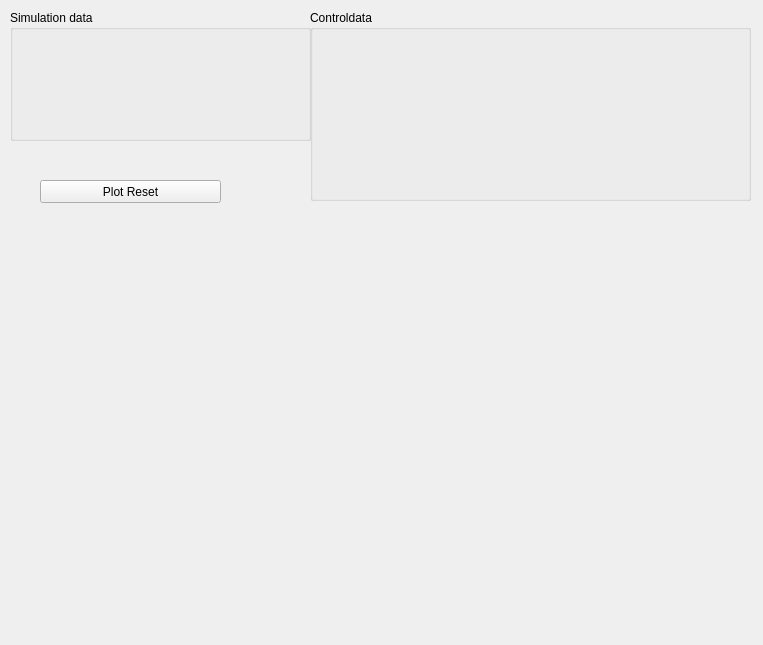
<?xml version="1.0" encoding="UTF-8"?>
<ui version="4.0">
 <class>MainWindow</class>
 <widget class="QMainWindow" name="MainWindow">
  <property name="geometry">
   <rect>
    <x>0</x>
    <y>0</y>
    <width>763</width>
    <height>645</height>
   </rect>
  </property>
  <property name="windowTitle">
   <string>MainWindow</string>
  </property>
  <widget class="QWidget" name="centralwidget">
   <widget class="caCartesianPlot" name="cacartesianplot">
    <property name="geometry">
     <rect>
      <x>40</x>
      <y>230</y>
      <width>441</width>
      <height>281</height>
     </rect>
    </property>
    <property name="channels_1" stdset="0">
     <string>;simul</string>
    </property>
    <property name="symbol_1">
     <enum>caCartesianPlot::Diamond</enum>
    </property>
    <property name="color_1">
     <color>
      <red>29</red>
      <green>159</green>
      <blue>20</blue>
     </color>
    </property>
    <property name="LegendEnabled">
     <bool>true</bool>
    </property>
   </widget>
   <widget class="caCalc" name="cacalc">
    <property name="geometry">
     <rect>
      <x>100</x>
      <y>550</y>
      <width>70</width>
      <height>20</height>
     </rect>
    </property>
    <property name="variable">
     <string notr="true">scrollmax</string>
    </property>
    <property name="initialValue">
     <double>50.000000000000000</double>
    </property>
    <property name="eventSignal">
     <enum>caCalc::onAnyChange</enum>
    </property>
   </widget>
   <widget class="caSlider" name="caslider">
    <property name="geometry">
     <rect>
      <x>180</x>
      <y>550</y>
      <width>241</width>
      <height>20</height>
     </rect>
    </property>
    <property name="upperBound">
     <double>50.000000000000000</double>
    </property>
    <property name="totalSteps">
     <UInt>50</UInt>
    </property>
    <property name="channel" stdset="0">
     <string notr="true">scrollmax</string>
    </property>
    <property name="direction">
     <enum>caSlider::Right</enum>
    </property>
    <property name="highLimitMode">
     <enum>caSlider::User</enum>
    </property>
    <property name="maxValue">
     <double>50.000000000000000</double>
    </property>
    <property name="lowLimitMode">
     <enum>caSlider::User</enum>
    </property>
    <property name="minValue">
     <double>0.000000000000000</double>
    </property>
    <property name="value" stdset="0">
     <double>30.000000000000000</double>
    </property>
   </widget>
   <widget class="caCalc" name="cacalc_7">
    <property name="geometry">
     <rect>
      <x>100</x>
      <y>580</y>
      <width>70</width>
      <height>20</height>
     </rect>
    </property>
    <property name="variable">
     <string notr="true">scrollmin</string>
    </property>
    <property name="initialValue">
     <double>0.000000000000000</double>
    </property>
    <property name="eventSignal">
     <enum>caCalc::onAnyChange</enum>
    </property>
   </widget>
   <widget class="caSlider" name="caslider_2">
    <property name="geometry">
     <rect>
      <x>180</x>
      <y>580</y>
      <width>241</width>
      <height>20</height>
     </rect>
    </property>
    <property name="upperBound">
     <double>50.000000000000000</double>
    </property>
    <property name="totalSteps">
     <UInt>50</UInt>
    </property>
    <property name="channel" stdset="0">
     <string notr="true">scrollmin</string>
    </property>
    <property name="direction">
     <enum>caSlider::Right</enum>
    </property>
    <property name="highLimitMode">
     <enum>caSlider::User</enum>
    </property>
    <property name="maxValue">
     <double>50.000000000000000</double>
    </property>
    <property name="lowLimitMode">
     <enum>caSlider::User</enum>
    </property>
    <property name="minValue">
     <double>0.000000000000000</double>
    </property>
   </widget>
   <widget class="caSlider" name="caslider_4">
    <property name="geometry">
     <rect>
      <x>570</x>
      <y>258</y>
      <width>21</width>
      <height>231</height>
     </rect>
    </property>
    <property name="upperBound">
     <double>0.000000000000000</double>
    </property>
    <property name="totalSteps">
     <UInt>50</UInt>
    </property>
    <property name="channel" stdset="0">
     <string notr="true">scrollminy</string>
    </property>
    <property name="direction">
     <enum>caSlider::Down</enum>
    </property>
    <property name="highLimitMode">
     <enum>caSlider::User</enum>
    </property>
    <property name="maxValue">
     <double>5.000000000000000</double>
    </property>
    <property name="lowLimitMode">
     <enum>caSlider::User</enum>
    </property>
    <property name="minValue">
     <double>0.000000000000000</double>
    </property>
   </widget>
   <widget class="caSlider" name="caslider_5">
    <property name="geometry">
     <rect>
      <x>600</x>
      <y>258</y>
      <width>21</width>
      <height>231</height>
     </rect>
    </property>
    <property name="upperBound">
     <double>0.000000000000000</double>
    </property>
    <property name="totalSteps">
     <UInt>50</UInt>
    </property>
    <property name="channel" stdset="0">
     <string notr="true">scrollmaxy</string>
    </property>
    <property name="direction">
     <enum>caSlider::Down</enum>
    </property>
    <property name="highLimitMode">
     <enum>caSlider::User</enum>
    </property>
    <property name="maxValue">
     <double>5.000000000000000</double>
    </property>
    <property name="lowLimitMode">
     <enum>caSlider::User</enum>
    </property>
    <property name="minValue">
     <double>0.000000000000000</double>
    </property>
    <property name="value" stdset="0">
     <double>5.000000000000000</double>
    </property>
   </widget>
   <widget class="caCalc" name="cacalc_8">
    <property name="geometry">
     <rect>
      <x>600</x>
      <y>230</y>
      <width>70</width>
      <height>20</height>
     </rect>
    </property>
    <property name="variable">
     <string notr="true">scrollmaxy</string>
    </property>
    <property name="initialValue">
     <double>5.000000000000000</double>
    </property>
    <property name="eventSignal">
     <enum>caCalc::onAnyChange</enum>
    </property>
   </widget>
   <widget class="caCalc" name="cacalc_9">
    <property name="geometry">
     <rect>
      <x>520</x>
      <y>230</y>
      <width>70</width>
      <height>20</height>
     </rect>
    </property>
    <property name="variable">
     <string notr="true">scrollminy</string>
    </property>
    <property name="initialValue">
     <double>0.000000000000000</double>
    </property>
    <property name="eventSignal">
     <enum>caCalc::onAnyChange</enum>
    </property>
   </widget>
   <widget class="QPushButton" name="pushButton">
    <property name="geometry">
     <rect>
      <x>40</x>
      <y>180</y>
      <width>181</width>
      <height>23</height>
     </rect>
    </property>
    <property name="text">
     <string>Plot Reset</string>
    </property>
   </widget>
   <widget class="QGroupBox" name="groupBox">
    <property name="geometry">
     <rect>
      <x>10</x>
      <y>10</y>
      <width>301</width>
      <height>131</height>
     </rect>
    </property>
    <property name="title">
     <string>Simulation data</string>
    </property>
    <widget class="caCalc" name="cacalc_6">
     <property name="geometry">
      <rect>
       <x>90</x>
       <y>90</y>
       <width>70</width>
       <height>20</height>
      </rect>
     </property>
     <property name="variable">
      <string notr="true">v4</string>
     </property>
     <property name="initialValue">
      <double>4.000000000000000</double>
     </property>
    </widget>
    <widget class="caCalc" name="cacalc_5">
     <property name="geometry">
      <rect>
       <x>90</x>
       <y>60</y>
       <width>70</width>
       <height>20</height>
      </rect>
     </property>
     <property name="variable">
      <string notr="true">v3</string>
     </property>
     <property name="initialValue">
      <double>3.000000000000000</double>
     </property>
    </widget>
    <widget class="caCalc" name="cacalc_2">
     <property name="geometry">
      <rect>
       <x>10</x>
       <y>30</y>
       <width>70</width>
       <height>20</height>
      </rect>
     </property>
     <property name="variable">
      <string notr="true">simul</string>
     </property>
     <property name="variableType">
      <enum>caCalc::vector</enum>
     </property>
     <property name="channels" stdset="0">
      <string>v1;v1;v2;v2;v1;v1;v3;v3;v3;v3;v1;v1;v1;v4;v4;v4;v1;v1;v1;v1;v1;v1;v4;v4;v4;v4;v4</string>
     </property>
    </widget>
    <widget class="caCalc" name="cacalc_4">
     <property name="geometry">
      <rect>
       <x>10</x>
       <y>90</y>
       <width>70</width>
       <height>20</height>
      </rect>
     </property>
     <property name="variable">
      <string notr="true">v2</string>
     </property>
     <property name="calc">
      <string notr="true">A&gt;10?2:A+1</string>
     </property>
     <property name="channel" stdset="0">
      <string notr="true">v2</string>
     </property>
     <property name="initialValue">
      <double>2.000000000000000</double>
     </property>
    </widget>
    <widget class="caCalc" name="cacalc_3">
     <property name="geometry">
      <rect>
       <x>10</x>
       <y>60</y>
       <width>70</width>
       <height>20</height>
      </rect>
     </property>
     <property name="variable">
      <string notr="true">v1</string>
     </property>
     <property name="initialValue">
      <double>1.000000000000000</double>
     </property>
    </widget>
   </widget>
   <widget class="QGroupBox" name="groupBox_2">
    <property name="geometry">
     <rect>
      <x>310</x>
      <y>10</y>
      <width>441</width>
      <height>191</height>
     </rect>
    </property>
    <property name="title">
     <string>Controldata</string>
    </property>
    <widget class="caCalc" name="cacalc_13">
     <property name="geometry">
      <rect>
       <x>10</x>
       <y>100</y>
       <width>70</width>
       <height>20</height>
      </rect>
     </property>
     <property name="variable">
      <string notr="true">cart_ymax</string>
     </property>
     <property name="eventSignal">
      <enum>caCalc::Never</enum>
     </property>
    </widget>
    <widget class="caCalc" name="cacalc_12">
     <property name="geometry">
      <rect>
       <x>100</x>
       <y>20</y>
       <width>70</width>
       <height>20</height>
      </rect>
     </property>
     <property name="variable">
      <string notr="true">cart_xmax_save</string>
     </property>
     <property name="calc">
      <string notr="true">B==-1?A:B</string>
     </property>
     <property name="channel" stdset="0">
      <string notr="true">cart_xmax</string>
     </property>
     <property name="channelB">
      <string notr="true">cart_xmax_save</string>
     </property>
     <property name="initialValue">
      <double>-1.000000000000000</double>
     </property>
     <property name="eventSignal">
      <enum>caCalc::Never</enum>
     </property>
    </widget>
    <widget class="caCalc" name="cacalc_10">
     <property name="geometry">
      <rect>
       <x>10</x>
       <y>20</y>
       <width>70</width>
       <height>20</height>
      </rect>
     </property>
     <property name="variable">
      <string notr="true">cart_xmax</string>
     </property>
     <property name="eventSignal">
      <enum>caCalc::Never</enum>
     </property>
    </widget>
    <widget class="caCalc" name="cacalc_11">
     <property name="geometry">
      <rect>
       <x>10</x>
       <y>60</y>
       <width>70</width>
       <height>20</height>
      </rect>
     </property>
    </widget>
    <widget class="caCartesianPlot" name="cacartesianplot_2">
     <property name="geometry">
      <rect>
       <x>190</x>
       <y>20</y>
       <width>241</width>
       <height>161</height>
      </rect>
     </property>
     <property name="channels_1" stdset="0">
      <string>;simul</string>
     </property>
     <property name="symbol_1">
      <enum>caCartesianPlot::Diamond</enum>
     </property>
     <property name="color_1">
      <color>
       <red>29</red>
       <green>159</green>
       <blue>20</blue>
      </color>
     </property>
     <property name="LegendEnabled">
      <bool>true</bool>
     </property>
    </widget>
   </widget>
  </widget>
 </widget>
 <customwidgets>
  <customwidget>
   <class>caSlider</class>
   <extends>QWidget</extends>
   <header>caSlider</header>
  </customwidget>
  <customwidget>
   <class>caCartesianPlot</class>
   <extends>QFrame</extends>
   <header>caCartesianPlot</header>
  </customwidget>
  <customwidget>
   <class>caCalc</class>
   <extends>QLabel</extends>
   <header>caCalc</header>
  </customwidget>
 </customwidgets>
 <resources/>
 <connections>
  <connection>
   <sender>cacalc</sender>
   <signal>emitSignal(double)</signal>
   <receiver>cacartesianplot</receiver>
   <slot>setMaxXResize(double)</slot>
   <hints>
    <hint type="sourcelabel">
     <x>139</x>
     <y>561</y>
    </hint>
    <hint type="destinationlabel">
     <x>292</x>
     <y>354</y>
    </hint>
   </hints>
  </connection>
  <connection>
   <sender>cacalc_7</sender>
   <signal>emitSignal(double)</signal>
   <receiver>cacartesianplot</receiver>
   <slot>setMinXResize(double)</slot>
   <hints>
    <hint type="sourcelabel">
     <x>122</x>
     <y>592</y>
    </hint>
    <hint type="destinationlabel">
     <x>235</x>
     <y>287</y>
    </hint>
   </hints>
  </connection>
  <connection>
   <sender>cacalc_9</sender>
   <signal>emitSignal(double)</signal>
   <receiver>cacartesianplot</receiver>
   <slot>setMinYResize(double)</slot>
   <hints>
    <hint type="sourcelabel">
     <x>571</x>
     <y>244</y>
    </hint>
    <hint type="destinationlabel">
     <x>405</x>
     <y>240</y>
    </hint>
   </hints>
  </connection>
  <connection>
   <sender>cacalc_8</sender>
   <signal>emitSignal(double)</signal>
   <receiver>cacartesianplot</receiver>
   <slot>setMaxYResize(double)</slot>
   <hints>
    <hint type="sourcelabel">
     <x>636</x>
     <y>244</y>
    </hint>
    <hint type="destinationlabel">
     <x>475</x>
     <y>296</y>
    </hint>
   </hints>
  </connection>
  <connection>
   <sender>cacartesianplot</sender>
   <signal>getAutoScaleXMax(double)</signal>
   <receiver>cacalc_10</receiver>
   <slot>setValue(double)</slot>
   <hints>
    <hint type="sourcelabel">
     <x>462</x>
     <y>236</y>
    </hint>
    <hint type="destinationlabel">
     <x>334</x>
     <y>42</y>
    </hint>
   </hints>
  </connection>
  <connection>
   <sender>cacartesianplot</sender>
   <signal>getAutoScaleXMin(double)</signal>
   <receiver>cacalc_11</receiver>
   <slot>setValue(double)</slot>
   <hints>
    <hint type="sourcelabel">
     <x>336</x>
     <y>285</y>
    </hint>
    <hint type="destinationlabel">
     <x>320</x>
     <y>84</y>
    </hint>
   </hints>
  </connection>
  <connection>
   <sender>pushButton</sender>
   <signal>clicked()</signal>
   <receiver>cacartesianplot</receiver>
   <slot>resetZoom()</slot>
   <hints>
    <hint type="sourcelabel">
     <x>82</x>
     <y>189</y>
    </hint>
    <hint type="destinationlabel">
     <x>259</x>
     <y>256</y>
    </hint>
   </hints>
  </connection>
  <connection>
   <sender>pushButton</sender>
   <signal>clicked()</signal>
   <receiver>cacartesianplot</receiver>
   <slot>triggerXAutoScale()</slot>
   <hints>
    <hint type="sourcelabel">
     <x>89</x>
     <y>192</y>
    </hint>
    <hint type="destinationlabel">
     <x>284</x>
     <y>265</y>
    </hint>
   </hints>
  </connection>
  <connection>
   <sender>pushButton</sender>
   <signal>clicked()</signal>
   <receiver>cacartesianplot</receiver>
   <slot>triggerYAutoScale()</slot>
   <hints>
    <hint type="sourcelabel">
     <x>56</x>
     <y>192</y>
    </hint>
    <hint type="destinationlabel">
     <x>282</x>
     <y>274</y>
    </hint>
   </hints>
  </connection>
  <connection>
   <sender>cacartesianplot</sender>
   <signal>getAutoScaleYMax(double)</signal>
   <receiver>cacalc_13</receiver>
   <slot>setValue(double)</slot>
   <hints>
    <hint type="sourcelabel">
     <x>353</x>
     <y>250</y>
    </hint>
    <hint type="destinationlabel">
     <x>333</x>
     <y>118</y>
    </hint>
   </hints>
  </connection>
  <connection>
   <sender>cacartesianplot</sender>
   <signal>getAutoScaleXMax(double)</signal>
   <receiver>caslider</receiver>
   <slot>set_Max_Value(double)</slot>
   <hints>
    <hint type="sourcelabel">
     <x>466</x>
     <y>427</y>
    </hint>
    <hint type="destinationlabel">
     <x>399</x>
     <y>562</y>
    </hint>
   </hints>
  </connection>
  <connection>
   <sender>cacartesianplot</sender>
   <signal>getAutoScaleYMax(double)</signal>
   <receiver>caslider_5</receiver>
   <slot>set_Max_Value(double)</slot>
   <hints>
    <hint type="sourcelabel">
     <x>412</x>
     <y>417</y>
    </hint>
    <hint type="destinationlabel">
     <x>616</x>
     <y>425</y>
    </hint>
   </hints>
  </connection>
  <connection>
   <sender>cacartesianplot</sender>
   <signal>getAutoScaleXMin(double)</signal>
   <receiver>caslider</receiver>
   <slot>set_Min_Value(double)</slot>
   <hints>
    <hint type="sourcelabel">
     <x>423</x>
     <y>418</y>
    </hint>
    <hint type="destinationlabel">
     <x>418</x>
     <y>557</y>
    </hint>
   </hints>
  </connection>
  <connection>
   <sender>cacartesianplot</sender>
   <signal>getAutoScaleXMax(double)</signal>
   <receiver>caslider_2</receiver>
   <slot>set_Max_Value(double)</slot>
   <hints>
    <hint type="sourcelabel">
     <x>310</x>
     <y>467</y>
    </hint>
    <hint type="destinationlabel">
     <x>415</x>
     <y>587</y>
    </hint>
   </hints>
  </connection>
  <connection>
   <sender>cacartesianplot</sender>
   <signal>getAutoScaleXMin(double)</signal>
   <receiver>caslider_2</receiver>
   <slot>set_Min_Value(double)</slot>
   <hints>
    <hint type="sourcelabel">
     <x>362</x>
     <y>451</y>
    </hint>
    <hint type="destinationlabel">
     <x>402</x>
     <y>597</y>
    </hint>
   </hints>
  </connection>
  <connection>
   <sender>cacartesianplot</sender>
   <signal>getAutoScaleYMin(double)</signal>
   <receiver>caslider_5</receiver>
   <slot>set_Min_Value(double)</slot>
   <hints>
    <hint type="sourcelabel">
     <x>445</x>
     <y>425</y>
    </hint>
    <hint type="destinationlabel">
     <x>613</x>
     <y>401</y>
    </hint>
   </hints>
  </connection>
  <connection>
   <sender>cacartesianplot</sender>
   <signal>getAutoScaleYMax(double)</signal>
   <receiver>caslider_4</receiver>
   <slot>set_Max_Value(double)</slot>
   <hints>
    <hint type="sourcelabel">
     <x>457</x>
     <y>477</y>
    </hint>
    <hint type="destinationlabel">
     <x>577</x>
     <y>358</y>
    </hint>
   </hints>
  </connection>
  <connection>
   <sender>cacartesianplot</sender>
   <signal>getAutoScaleYMin(double)</signal>
   <receiver>caslider_4</receiver>
   <slot>set_Min_Value(double)</slot>
   <hints>
    <hint type="sourcelabel">
     <x>475</x>
     <y>480</y>
    </hint>
    <hint type="destinationlabel">
     <x>585</x>
     <y>386</y>
    </hint>
   </hints>
  </connection>
 </connections>
</ui>
